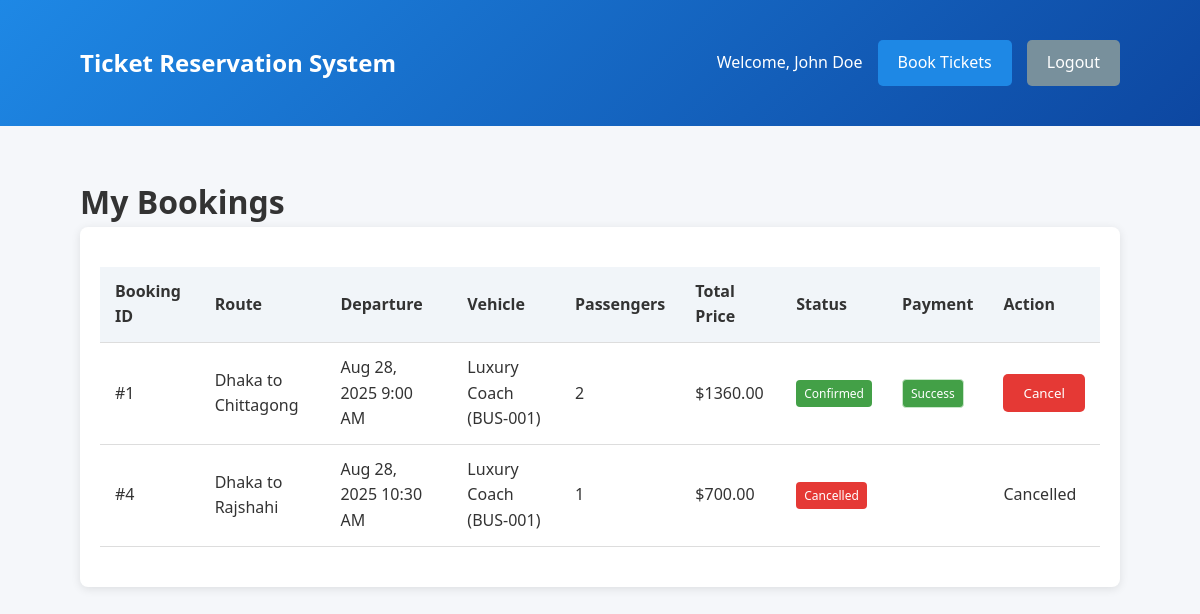
The app's page /bookings.php (signed in), older data.
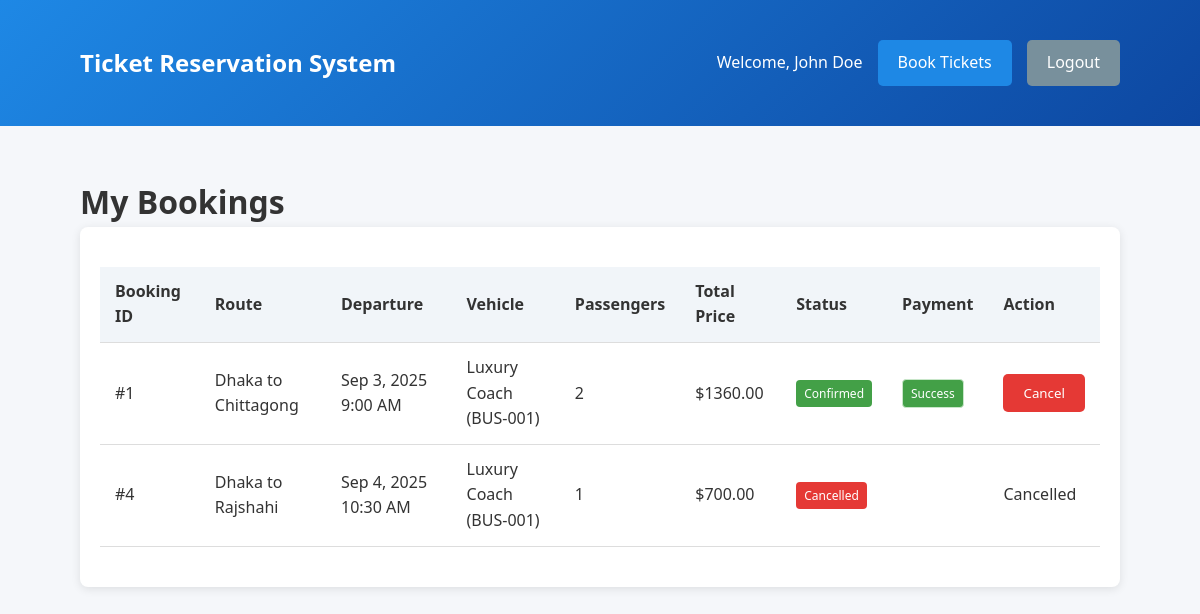
The same page, newer data.
### tables this page shows
CREATE TABLE bookings (
    booking_id INT AUTO_INCREMENT PRIMARY KEY,
    user_id INT NOT NULL,
    route_id INT NOT NULL,
    passengers INT NOT NULL DEFAULT 1,
    total_price DECIMAL(10,2) NOT NULL,
    booking_date TIMESTAMP DEFAULT CURRENT_TIMESTAMP,
    status ENUM('confirmed', 'cancelled', 'pending') DEFAULT 'confirmed',
    FOREIGN KEY (user_id) REFERENCES users(user_id),
    FOREIGN KEY (route_id) REFERENCES routes(route_id)
);

CREATE TABLE routes (
    route_id INT AUTO_INCREMENT PRIMARY KEY,
    vehicle_id INT NOT NULL,
    departure_city VARCHAR(100) NOT NULL,
    arrival_city VARCHAR(100) NOT NULL,
    departure_datetime DATETIME NOT NULL,
    arrival_datetime DATETIME NOT NULL,
    price DECIMAL(10,2) NOT NULL,
    available_seats INT NOT NULL,
    FOREIGN KEY (vehicle_id) REFERENCES vehicles(vehicle_id)
);

CREATE TABLE vehicles (
    vehicle_id INT AUTO_INCREMENT PRIMARY KEY,
    type_id INT NOT NULL,
    number VARCHAR(50) NOT NULL,
    name VARCHAR(100) NOT NULL,
    capacity INT NOT NULL,
    facilities TEXT,
    FOREIGN KEY (type_id) REFERENCES transport_types(type_id)
);

CREATE TABLE payments (
    payment_id INT AUTO_INCREMENT PRIMARY KEY,
    booking_id INT NOT NULL,
    amount DECIMAL(10,2) NOT NULL,
    payment_method VARCHAR(50) NOT NULL,
    payment_status ENUM('success', 'failed', 'pending') DEFAULT 'pending',
    payment_date TIMESTAMP DEFAULT CURRENT_TIMESTAMP,
    FOREIGN KEY (booking_id) REFERENCES bookings(booking_id)
);

### bookings.php (the view, shortened to what this page needs)
<?php
include 'db_connect.php';
$user_id = $_SESSION['user_id'];
$sql = "SELECT b.*, r.departure_city, r.arrival_city, r.departure_datetime, r.arrival_datetime,
               r.price, v.name as vehicle_name, v.number as vehicle_number,
               t.name as transport_type, p.payment_status
        FROM bookings b
        JOIN routes r ON b.route_id = r.route_id
        JOIN vehicles v ON r.vehicle_id = v.vehicle_id
        JOIN transport_types t ON v.type_id = t.type_id
        JOIN payments p ON b.booking_id = p.booking_id
        WHERE b.user_id = ?
        ORDER BY b.booking_date DESC";
$stmt = $conn->prepare($sql);
$stmt->bind_param("i", $user_id);
$stmt->execute();
$bookings = $stmt->get_result()->fetch_all(MYSQLI_ASSOC);
?>
<!DOCTYPE html>
<html lang="en">
<head>
</head>
<body>
    <header>
        <div class="container">
            <div class="logo">Ticket Reservation System</div>
            <div class="user-info">
                <span>Welcome, <?php echo $_SESSION['full_name']; ?></span>
                <a href="index.php" class="btn">Book Tickets</a>
                <a href="logout.php" class="btn btn-secondary">Logout</a>
            </div>
        </div>
    </header>
    <div class="container">
        <h1>My Bookings</h1>
        <?php if (count($bookings) > 0): ?>
            <div class="card">
                <table>
                    <thead>
                        <tr>
                            <th>Booking ID</th>
                            <th>Route</th>
                            <th>Departure</th>
                            <th>Vehicle</th>
                            <th>Passengers</th>
                            <th>Total Price</th>
                            <th>Status</th>
                            <th>Payment</th>
                            <th>Action</th>
                        </tr>
                    </thead>
                    <tbody>
                        <?php foreach ($bookings as $booking): ?>
                            <tr>
                                <td>#<?php echo $booking['booking_id']; ?></td>
                                <td><?php echo $booking['departure_city'] . ' to ' . $booking['arrival_city']; ?></td>
                                <td><?php echo date('M j, Y g:i A', strtotime($booking['departure_datetime'])); ?></td>
                                <td><?php echo $booking['vehicle_name'] . ' (' . $booking['vehicle_number'] . ')'; ?></td>
                                <td><?php echo $booking['passengers']; ?></td>
                                <td>$<?php echo $booking['total_price']; ?></td>
                                <td>
                                    <span class="booking-status <?php echo strtolower($booking['status'] ?? 'confirmed'); ?>">
                                        <?php echo ucfirst($booking['status'] ?? 'confirmed'); ?>
                                    </span>
                                </td>
                                <td>
                                    <span class="payment-status <?php echo strtolower($booking['payment_status']); ?>">
                                        <?php echo ucfirst($booking['payment_status']); ?>
                                    </span>
                                </td>
                                <td>
                                    <?php if (($booking['status'] ?? 'confirmed') == 'confirmed'): ?>
                                        <form method="POST" onsubmit="return confirm('Are you sure you want to cancel this booking?');">
                                            <button type="submit" name="cancel_booking" class="btn btn-danger">Cancel</button>
                                        </form>
                                    <?php else: ?>
                                        <span>Cancelled</span>
                                    <?php endif; ?>
                                </td>
                            </tr>
                        <?php endforeach; ?>
                    </tbody>
                </table>
            </div>
        <?php endif; ?>
    </div>
</body>
</html>

Row changes from the older to the newer data that the page shows:
changed through a linked row, bookings "Confirmed": route.departure_datetime "Aug 28, 2025 9:00 AM" → "Sep 3, 2025 9:00 AM"
changed through a linked row, bookings "Cancelled": route.departure_datetime "Aug 28, 2025 10:30 AM" → "Sep 4, 2025 10:30 AM"
